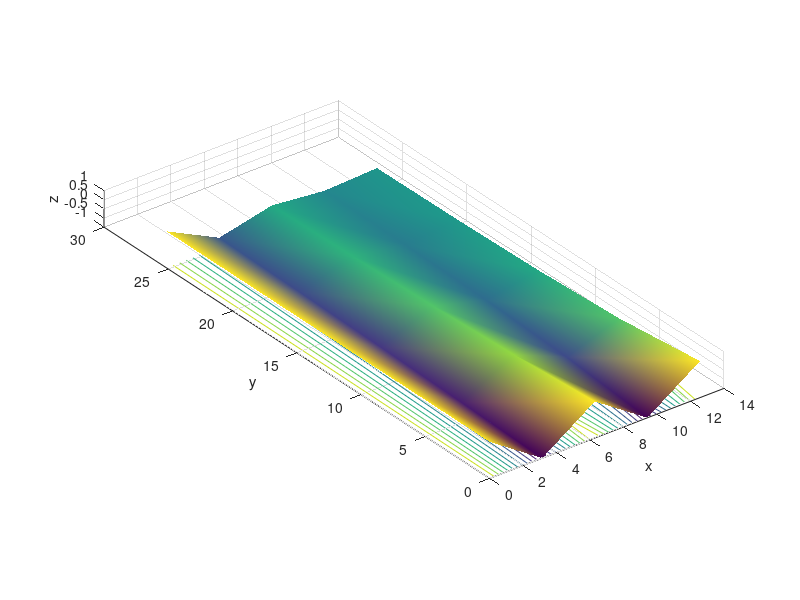

This figure's MATLAB source:
N = input('Enter an integer ');
[x,y] = meshgrid(linspace(0,4*pi,N),linspace(0,8*pi,N));
z = cos(x).*cos(y).*exp(-x.*y/100);
surfc(x,y,z);
shading interp;
xlabel('x');
ylabel('y');
zlabel('z');
axis equal %To maitain the aspect ratio on the axis